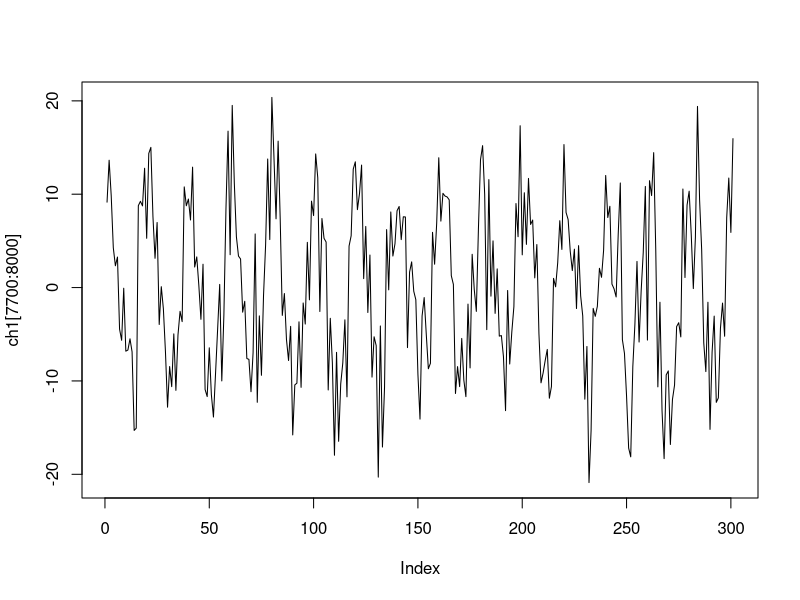
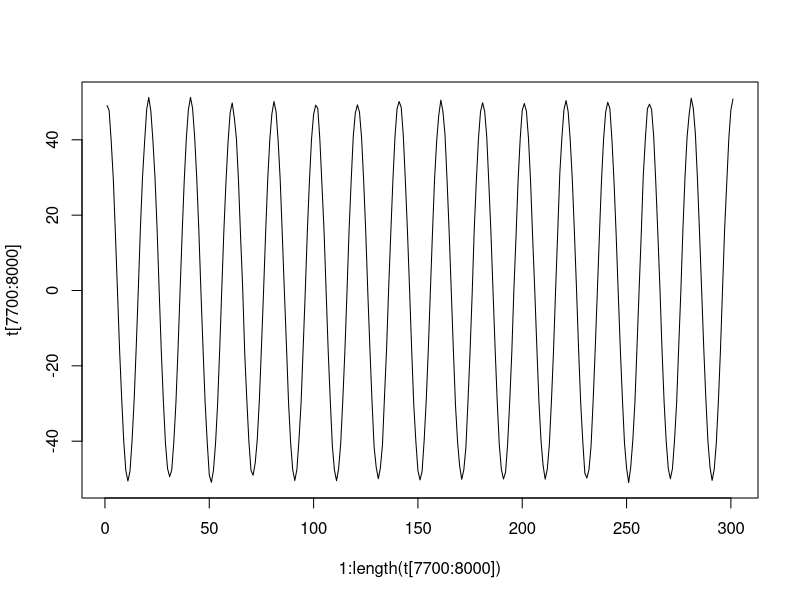
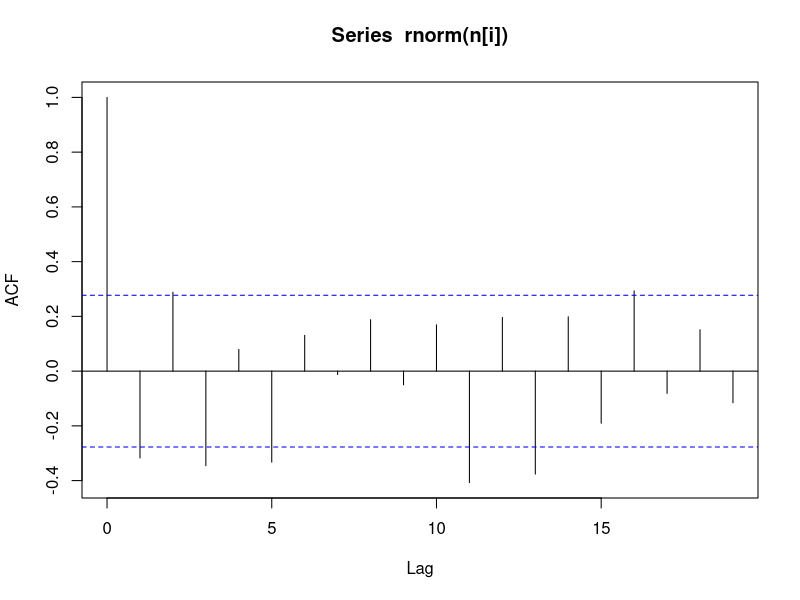
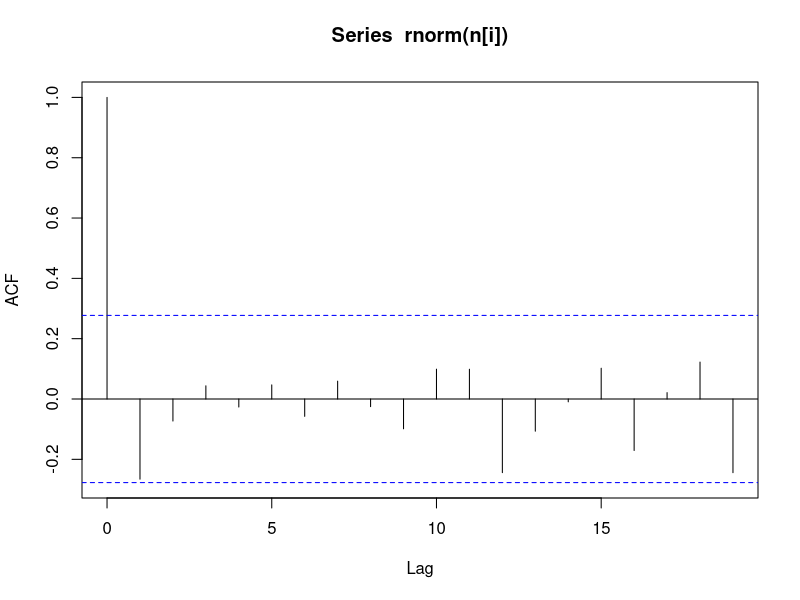
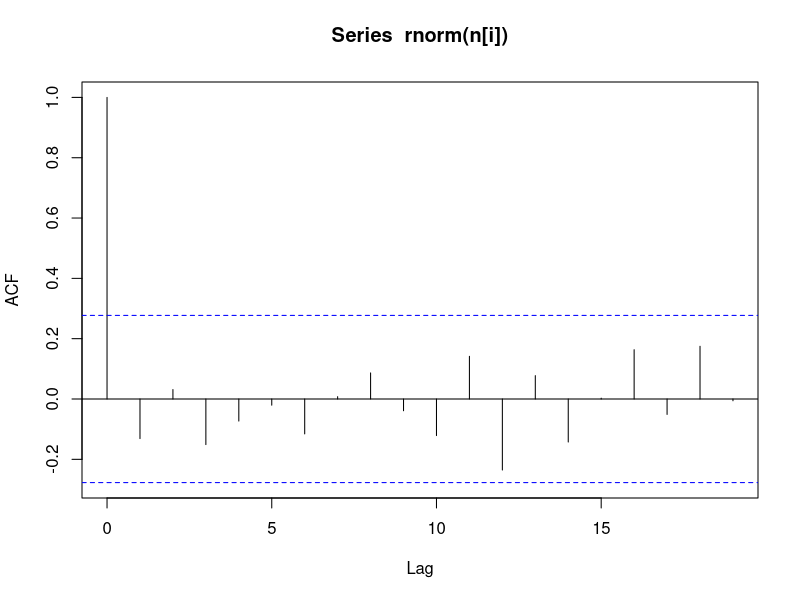
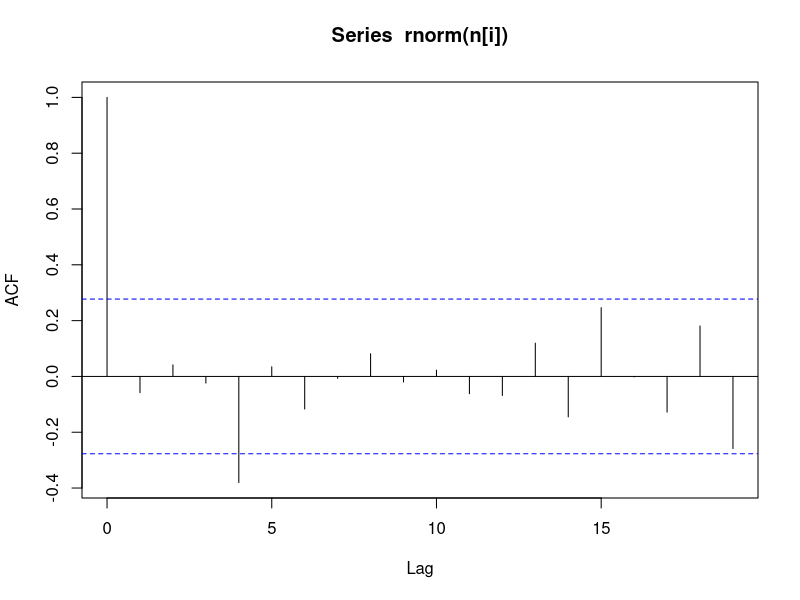
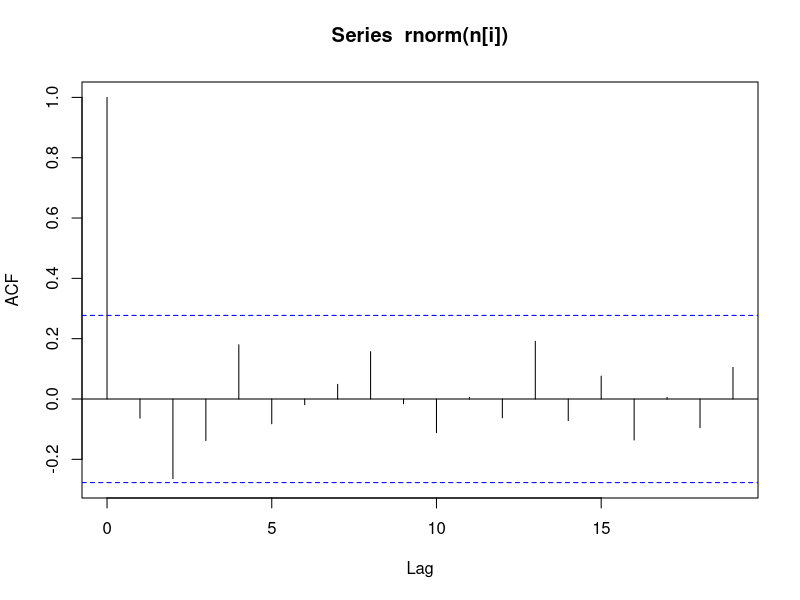
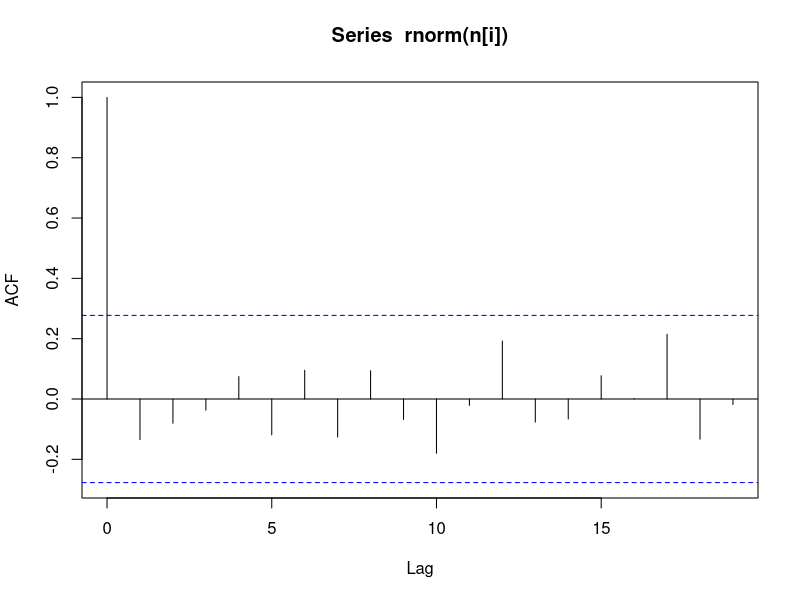

Write R code to recreate these figures, in order. (Note: this script raises an error after producing the figures.)
# Assignment 1

# Question 1

library(rmutil) # Required for int2() function

 pdf_fn <- function(x,y){
   res = (exp(-x/y) * exp(-y))/y
   return(res)
   } # bivariate pdf of random variable x,y

# (i)
K = 1 /(int2(pdf_fn,c(0,0),c(Inf,Inf),eps=10^-8))

# (ii)
marden_y <- function(x,y){ return(exp(-y))}

# (iii)
Pr = (int2(pdf_fn,c(0,0.2),c(1,0.4),eps=10^-8))

# (iv)
cond_exp <- function(x){
  y = 5
  return(x*exp(-x/y)/y) }

Exp = integrate(cond_exp,0,Inf) # Basically E(x|y) = y


# Q2 
# (a) No, Taking expectation we get E(k) = A*cos(2*pi*f0*k)

# (b)
rm(list= ls())
num = 10000
t = 1:num
for (i in 1:num) {
f = 1/20
k = 3
A = 10
l = i
N = 10000
#phi = seq(0.1,100,0.1)
k = seq(l+1,l+N,1)
ch1 = A*cos(2*pi*f*k)+ rnorm(length(k),0,5)
ch2 = A*cos(2*pi*f*(k-l))+ rnorm(length(k),0,5)
t[i] = (sum((ch1-mean(ch1))*(ch2-mean(ch2))))/(N)

}
plot(ch1[7700:8000],type = "l")
plot(1:length(t[7700:8000]),t[7700:8000],type = "l")


# Q3
n = 150000
set.seed(100)
X = rnorm(n,1,2)
Y = 2*X*X+4*X
sum((Y-mean(Y))*(X-mean(X)))/(n-1)
sum((Y-mean(Y))*(Y-mean(Y)))/(n-1)
sum((X-mean(X))*(X-mean(X)))/(n-1)
cov(cbind(X,Y))

  
## Q4
rm(list = ls())
#WN_1 = arima.sim(model =list(order = c(0, 0, 0)) , n = 100, mean = 100, sd =10)
n = c(50,100,200,500,1000,1500,2000,2500,3000,10000) # No of observations
#n = seq(50,10000,500)
r = 100 # No of realizations
#n = 200
#r = 1000
mod_mu = 1:length(n)
mod_var = 1:length(n)
set.seed(100)
Dat = matrix(data=NA,nrow=200,ncol=3)
mu_1   = matrix(data=NA,nrow=length(n),ncol=1)
mu_5   = mu_1
mu_17  = mu_1
var_1  = mu_1
var_5  = mu_1
var_17 = mu_1

for (i in 1:length(n)) {
  Dat    = matrix(data=NA,nrow=r,ncol=3)

   for (j in 1:r) {
     WN  = acf(x=rnorm(n[i]),lag.max = 19)
     Dat[j,1:3] = as.matrix(WN$acf[c(2,6,18)])
   }
  
  Dat = t(Dat) # transpose of matrix
  
  mu_1[i]   = mean(Dat[1,1:ncol(Dat)]) # mean at lag1
  mu_5[i]   = mean(Dat[2,1:ncol(Dat)]) # mean at lag5
  mu_17[i]  = mean(Dat[3,1:ncol(Dat)]) # mean at lag17
  var_1[i]  = var(Dat[1,1:ncol(Dat)])  # var  at lag1
  var_5[i]  = var(Dat[2,1:ncol(Dat)])  # var  at lag5
  var_17[i] = var(Dat[3,1:ncol(Dat)])  # var  at lag17
  
}

# Verifying the 95% Confidence Interval 
gauss <- function(x){
  mu = 1
  sigma = 2
  res = (exp(-((x-mu)^2)/2/sigma^2)/(2*pi*sigma^2)^0.5) 
  return(res)}
integrate(gauss,-2*1.96+1,2*1.96+1)

gauss_new <- function(x,mu_1,var_1){
  mu = mu_1
  sigma = var_1^0.5
  res = (exp(-((x-mu)^2)/2/sigma^2)/(2*pi*sigma^2)^0.5) 
  return(res)}

#************PDF at Lag 1****************#
# Note these statements are to be executed when n=200, r = 1000
hist(Dat[1,1:ncol(Dat)],breaks = 20,col = "red",xlab = "ACF across realizations",main=("PDF of ACF at Lag = 1"),xlim = c(-.2,.2))
lines(seq(-0.2,0.2,0.01),gauss_new(seq(-0.2,0.2,0.01),mu_1,var_1)*120/gauss_new(mu_1,mu_1,var_1))
#************PDF at Lag 5****************#
hist(Dat[2,1:ncol(Dat)],breaks = 20,col = "red",xlab = "ACF across realizations",main=("PDF of ACF at Lag = 5"),xlim =c(-.2,.2))
lines(seq(-0.2,0.2,0.01),gauss_new(seq(-0.2,0.2,0.01),mu_5,var_5)*120/gauss_new(mu_5,mu_5,var_5))
#************PDF at Lag 17****************#
hist(Dat[3,1:ncol(Dat)],breaks = 20,col = "red",xlab = "ACF across realizations",main=("PDF of ACF at Lag = 17"),xlim =c(-.2,.2))
lines(seq(-0.2,0.2,0.01),gauss_new(seq(-0.2,0.2,0.01),mu_17,var_17)*120/gauss_new(mu_17,mu_17,var_17))

# Plotting Confidence Intervals
# Note: Executed when n = in intervals of 50, r = 100

plot(x=1/n^0.5,y = mu_1-1.96*var_1,type = "l",ylim=range( c(min(mu_1-1.96*var_1),max(mu_1+1.96*var_1)) ),col="red",xlab = "1/N^0.5",ylab = "Probability Interval" )
lines(1/n^0.5,mu_1+1.96*var_1,col="blue")
legend(0.02, -0.02, legend=c("Lower Limit", "Upper Limit"),
       col=c("red", "blue"), lty=1:2, cex=0.8)
title("Confidence Interval of 95% - Lag 1")


plot(x=1/n^0.5,y = mu_5-1.96*var_5,type = "l",ylim=range( c(min(mu_5-1.96*var_5),max(mu_5+1.96*var_5)) ),col="red",xlab = "1/N^0.5",ylab = "Probability Interval" )
lines(1/n^0.5,mu_5+1.96*var_5,col="blue")
legend(0.02, -0.02, legend=c("Lower Limit", "Upper Limit"),
       col=c("red", "blue"), lty=1:2, cex=0.8)
title("Confidence Interval of 95% - Lag 5")


plot(x=1/n^0.5,y = mu_17-1.96*var_17,type = "l",ylim=range( c(min(mu_17-1.96*var_17),max(mu_17+1.96*var_17)) ),col="red",xlab = "1/N^0.5",ylab = "Probability Interval" )
lines(1/n^0.5,mu_17+1.96*var_17,col="blue")
legend(0.01, 0.025, legend=c("Lower Limit", "Upper Limit"),
       col=c("red", "blue"), lty=1:2, cex=0.8)
title("Confidence Interval of 95% - Lag 17")

# Z scores
mu_1/var_1^0.5*n^0.5
mu_5/var_5^0.5*n^0.5
mu_17/var_17^0.5*n^0.5

## 3 b
A = 1
f = 0.15
N = 210
l = 10
snr = c(20,10,1,0.1 )

k = seq(l+1,N,1)
set.seed(50)
for (i in 1:length(snr)) {
  

ch1  = A*cos(2*pi*f*k) + ((0.5/snr[i])^0.5) * rnorm(N-l)
ac = acf(ch1,lag.max = 100)
plot(ac$acf,type = "l")
z = fft(ch1)
plot(Mod(z),type = "l")
z[which(Mod(z)==max(Mod(z[1:length(z)/2])))]
print(which(Mod(z)==max(Mod(z[1:length(z)/2]))))
}
((sum((ch1-mean(ch1))*(ch1-mean(ch1)))/N)^0.5)*((sum((ch2-mean(ch2))*(ch2-mean(ch2)))/N)^0.5)
z = fft(ch1)
plot(Mod(z),type = "l")
z[which(Mod(z)==max(Mod(z)))]
which(Mod(z)==max(Mod(z)))
